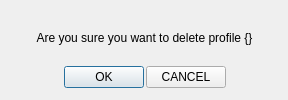
<?xml version="1.0" encoding="UTF-8"?>
<ui version="4.0">
 <class>ConfirmDeleteDialog</class>
 <widget class="QDialog" name="ConfirmDeleteDialog">
  <property name="geometry">
   <rect>
    <x>0</x>
    <y>0</y>
    <width>288</width>
    <height>100</height>
   </rect>
  </property>
  <property name="windowTitle">
   <string>Dialog</string>
  </property>
  <widget class="QWidget" name="verticalLayoutWidget">
   <property name="geometry">
    <rect>
     <x>-1</x>
     <y>-1</y>
     <width>291</width>
     <height>101</height>
    </rect>
   </property>
   <layout class="QVBoxLayout" name="verticalLayout">
    <property name="spacing">
     <number>2</number>
    </property>
    <property name="margin">
     <number>12</number>
    </property>
    <item>
     <widget class="QLabel" name="confirmLabel">
      <property name="text">
       <string>Are you sure you want to delete profile {}</string>
      </property>
      <property name="alignment">
       <set>Qt::AlignCenter</set>
      </property>
     </widget>
    </item>
    <item>
     <layout class="QHBoxLayout" name="horizontalLayout">
      <item>
       <spacer name="horizontalSpacer">
        <property name="orientation">
         <enum>Qt::Horizontal</enum>
        </property>
        <property name="sizeHint" stdset="0">
         <size>
          <width>40</width>
          <height>20</height>
         </size>
        </property>
       </spacer>
      </item>
      <item>
       <widget class="QPushButton" name="acceptButton">
        <property name="sizePolicy">
         <sizepolicy hsizetype="Minimum" vsizetype="Fixed">
          <horstretch>0</horstretch>
          <verstretch>0</verstretch>
         </sizepolicy>
        </property>
        <property name="text">
         <string>OK</string>
        </property>
       </widget>
      </item>
      <item>
       <widget class="QPushButton" name="rejectButton">
        <property name="text">
         <string>CANCEL</string>
        </property>
       </widget>
      </item>
      <item>
       <spacer name="horizontalSpacer_2">
        <property name="orientation">
         <enum>Qt::Horizontal</enum>
        </property>
        <property name="sizeHint" stdset="0">
         <size>
          <width>40</width>
          <height>20</height>
         </size>
        </property>
       </spacer>
      </item>
     </layout>
    </item>
   </layout>
  </widget>
 </widget>
 <resources/>
 <connections/>
</ui>
